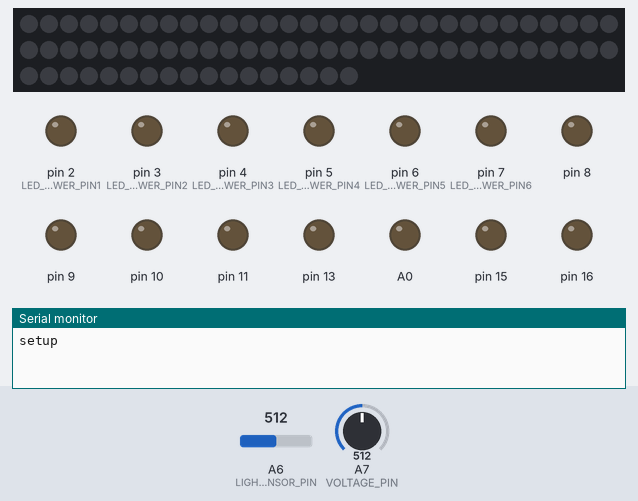
The sketch below on a simulated Arduino Nano, built with avr-gcc and run on an emulated ATmega328P. On the bench: 77 RGB LEDs in strip order, left to right, continuing on the next row, output pins drawn as LEDs (lit = HIGH), the last lines printed to the serial monitor. Inputs (shaded band) come from the test bench; at power-on: A6 (LIGHT_SENSOR_PIN) = 512, A7 (VOLTAGE_PIN) = 512. Dim RGB values are drawn brighter than linear; colours are those a GRB WS2812 strip shows for the declared byte order; sleep ends after the set time or at an interrupt; random numbers use the default seed unless the sketch sets one.

Above: at 1.2 s.
1.3 s: A6 (LIGHT_SENSOR_PIN) set to 493
At 9.0 s:
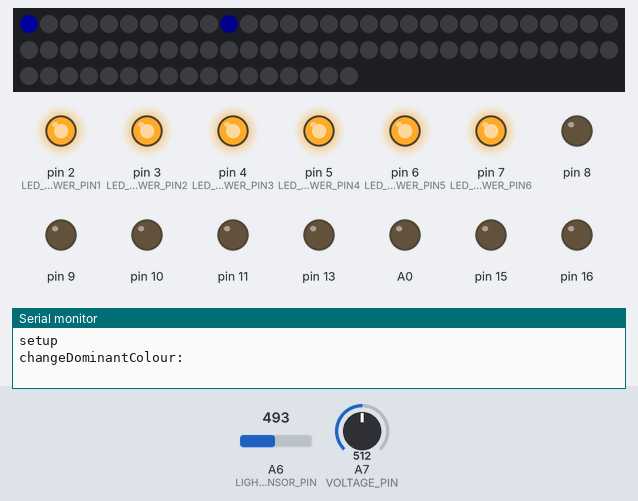
9.3 s: A6 (LIGHT_SENSOR_PIN) set to 510
At 11.1 s:
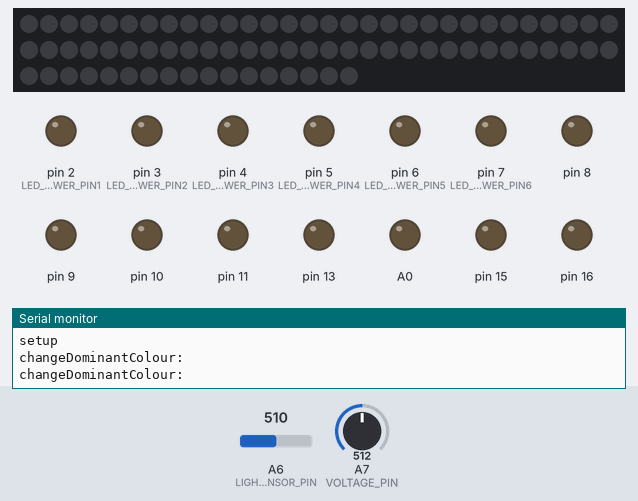
17.3 s: A6 (LIGHT_SENSOR_PIN) set to 490
At 25.1 s:
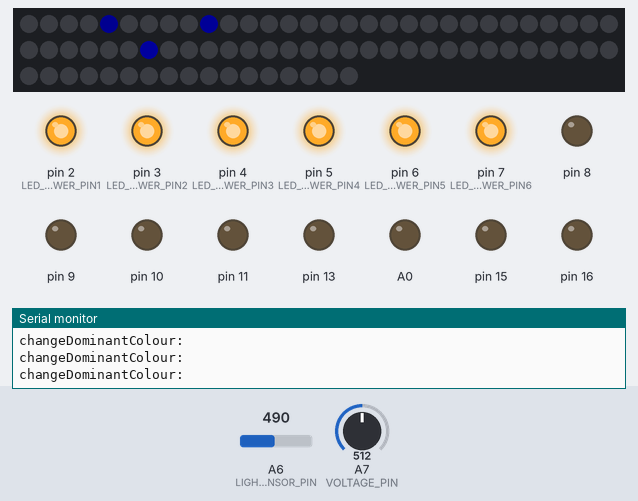
25.3 s: A6 (LIGHT_SENSOR_PIN) set to 511
At 26.1 s:
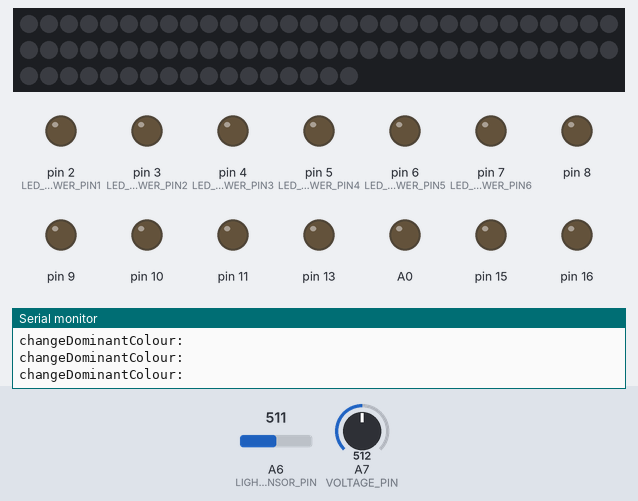
Timing chart, 0 to 34.3 s (numbered marks = the images above; inputs shaded):
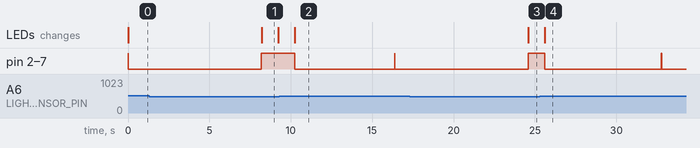

Measured:
- the behaviour switches between 501 and 500 on A6 (LIGHT_SENSOR_PIN) (found by bisection; images 0 and 1)
- after the input at 1.3 s, the LEDs: change after 6.9 s (image 1)
- after the input at 9.3 s, pin 2 (LED_POWER_PIN1), pin 3 (LED_POWER_PIN2), pin 4 (LED_POWER_PIN3), pin 5 (LED_POWER_PIN4), pin 6 (LED_POWER_PIN5), pin 7 (LED_POWER_PIN6): HIGH → LOW after 0.95 s, → HIGH 6.1 s later, → LOW 0.01 s later
- after the input at 17.3 s, the LEDs: change after 7.3 s (image 3)
- after the input at 25.3 s, pin 2 (LED_POWER_PIN1), pin 3 (LED_POWER_PIN2), pin 4 (LED_POWER_PIN3), pin 5 (LED_POWER_PIN4), pin 6 (LED_POWER_PIN5), pin 7 (LED_POWER_PIN6): HIGH → LOW after 0.31 s, → HIGH 7.2 s later, → LOW 0.01 s later

The sketch:

shroomlamp.ino
```cpp
#include "Arduino.h"
#include <avr/sleep.h>
#include <avr/power.h>
#include <avr/wdt.h>
#include "FastLED.h"

// How many leds in your strip?

#define MIN_SIDE_INTENSITY 10
#define MAX_SIDE_INTENSITY 30
#define MIN_TRUNK_INTENSITY -40
#define MAX_TRUNK_INTENSITY 30
#define INTENSITY_CHANGE 10

#define LEFT_LEDS 6
#define RIGHT_LEDS 6
#define TRUNK_LEDS 65

int total_leds = LEFT_LEDS + RIGHT_LEDS + TRUNK_LEDS;
#define DATA_PIN 12
#define LED_POWER_PIN1 2
#define LED_POWER_PIN2 3
#define LED_POWER_PIN3 4
#define LED_POWER_PIN4 5
#define LED_POWER_PIN5 6
#define LED_POWER_PIN6 7
#define LIGHT_SENSOR_PIN A6
#define VOLTAGE_PIN A7

// This variable is made volatile because it is changed inside
// an interrupt function
volatile int f_wdt=1;

// Watchdog Interrupt Service. This is executed when watchdog timed out.
ISR(WDT_vect) {
  if(f_wdt == 0) {
    // here we can implement a counter the can set the f_wdt to true if
    // the watchdog cycle needs to run longer than the maximum of eight
    // seconds.
    f_wdt=1;
  }
}


// Enters the arduino into sleep mode.
void enterSleep(void)
{
  // There are five different sleep modes in order of power saving:
  // SLEEP_MODE_IDLE - the lowest power saving mode
  // SLEEP_MODE_ADC
  // SLEEP_MODE_PWR_SAVE
  // SLEEP_MODE_STANDBY
  // SLEEP_MODE_PWR_DOWN - the highest power saving mode
  set_sleep_mode(SLEEP_MODE_PWR_DOWN);
  sleep_enable();

  // Now enter sleep mode.
  sleep_mode();

  // The program will continue from here after the WDT timeout

  // First thing to do is disable sleep.
  sleep_disable();

  // Re-enable the peripherals.
  power_all_enable();
}

// Setup the Watch Dog Timer (WDT)
void setupWatchDogTimer() {
  // The MCU Status Register (MCUSR) is used to tell the cause of the last
  // reset, such as brown-out reset, watchdog reset, etc.
  // NOTE: for security reasons, there is a timed sequence for clearing the
  // WDE and changing the time-out configuration. If you don't use this
  // sequence properly, you'll get unexpected results.

  // Clear the reset flag on the MCUSR, the WDRF bit (bit 3).
  MCUSR &= ~(1<<WDRF);

  // Configure the Watchdog timer Control Register (WDTCSR)
  // The WDTCSR is used for configuring the time-out, mode of operation, etc

  // In order to change WDE or the pre-scaler, we need to set WDCE (This will
  // allow updates for 4 clock cycles).

  // Set the WDCE bit (bit 4) and the WDE bit (bit 3) of the WDTCSR. The WDCE
  // bit must be set in order to change WDE or the watchdog pre-scalers.
  // Setting the WDCE bit will allow updates to the pre-scalers and WDE for 4
  // clock cycles then it will be reset by hardware.
  WDTCSR |= (1<<WDCE) | (1<<WDE);

  /**
   *  Setting the watchdog pre-scaler value with VCC = 5.0V and 16mHZ
   *  WDP3 WDP2 WDP1 WDP0 | Number of WDT | Typical Time-out at Oscillator Cycles
   *  0    0    0    0    |   2K cycles   | 16 ms
   *  0    0    0    1    |   4K cycles   | 32 ms
   *  0    0    1    0    |   8K cycles   | 64 ms
   *  0    0    1    1    |  16K cycles   | 0.125 s
   *  0    1    0    0    |  32K cycles   | 0.25 s
   *  0    1    0    1    |  64K cycles   | 0.5 s
   *  0    1    1    0    |  128K cycles  | 1.0 s
   *  0    1    1    1    |  256K cycles  | 2.0 s
   *  1    0    0    0    |  512K cycles  | 4.0 s
   *  1    0    0    1    | 1024K cycles  | 8.0 s
  */
  WDTCSR  = (1<<WDP3) | (0<<WDP2) | (0<<WDP1) | (1<<WDP0);
  // Enable the WD interrupt (note: no reset).
  WDTCSR |= _BV(WDIE);
}


CRGB leds[LEFT_LEDS + RIGHT_LEDS + TRUNK_LEDS];

int left_intensity[LEFT_LEDS];
int right_intensity[RIGHT_LEDS];
int trunk_intensity[TRUNK_LEDS];

// 0 = r, 1 = rg, 2 = g, 3 = gb, 4 = b, 5 = br
int dominant_colour;
int tmp_rnd;

void initializeIntensities() {
  for (int i=0; i<LEFT_LEDS; i++) {
    left_intensity[i] = random(MIN_SIDE_INTENSITY, MAX_SIDE_INTENSITY + 1);
  }
  for (int i=0; i<RIGHT_LEDS; i++) {
    right_intensity[i] = random(MIN_SIDE_INTENSITY, MAX_SIDE_INTENSITY + 1);
  }
  for (int i=0; i<TRUNK_LEDS; i++) {
    trunk_intensity[i] = random(MIN_TRUNK_INTENSITY, MAX_TRUNK_INTENSITY + 1);
  }
}


void changeDominantColour() {
  Serial.println("changeDominantColour: ");
  // change dominant colour only when 0 or 1. Changing dominant colour happens rarely;
  int tmp_rnd = random(0, 200);
  if (tmp_rnd == 0) {
    dominant_colour--;
  } else if (tmp_rnd == 1) {
    dominant_colour++;
  }
  if (dominant_colour > 5) {
    dominant_colour = 0;
  } else if (dominant_colour < 0) {
    dominant_colour = 5;
  }
}

int getNewRandomIntensity(int old_intensity, String led_type) {
  int change = random(-INTENSITY_CHANGE, INTENSITY_CHANGE);
  int new_intensity = old_intensity + change;

/*
  Serial.print("old_intensity.: ");
  Serial.println(old_intensity);
  Serial.print("new_intensitys: ");
  Serial.println(new_intensity);
  Serial.print("change: ");
  Serial.println(change);
  */
  int min_intensity = MIN_TRUNK_INTENSITY;
  int max_intensity = MAX_TRUNK_INTENSITY;
  if (led_type == "side") {
    min_intensity = MIN_SIDE_INTENSITY;
    max_intensity = MAX_SIDE_INTENSITY;
  }

  if (new_intensity < min_intensity) {
    new_intensity = min_intensity;
  } else if (new_intensity > max_intensity) {
    new_intensity = max_intensity;
  }
/*
  Serial.print("new_intensitys: ");
  Serial.println(new_intensity);
  */
  return new_intensity;
}


void changeLed(String leds_group) {
  int random_led;
  int old_intensity;
  int led_id;
  String led_type = "side";
  int new_intensity = 0;

  if (leds_group == "left") {
    random_led = random(0, LEFT_LEDS);
    led_id = random_led;
    old_intensity = left_intensity[random_led];
    new_intensity = getNewRandomIntensity(old_intensity, "side");
    left_intensity[random_led] = new_intensity;
  } else if (leds_group == "right") {
    random_led = random(0, RIGHT_LEDS);
    led_id = random_led + LEFT_LEDS;
    old_intensity = right_intensity[random_led];
    new_intensity = getNewRandomIntensity(old_intensity, "side");
    right_intensity[random_led] = new_intensity;
  } else {
    random_led = random(0, TRUNK_LEDS);
    led_id = random_led + LEFT_LEDS + RIGHT_LEDS;
    old_intensity = trunk_intensity[random_led];
    new_intensity = getNewRandomIntensity(old_intensity, "trunk");
    trunk_intensity[random_led] = new_intensity;
  }
/*
  Serial.print("dominant_colour: ");
  Serial.println(dominant_colour);
  Serial.print("led_id: ");
  Serial.println(led_id);
  Serial.print("old_intensity: ");
  Serial.println(old_intensity);
  Serial.print("new_intensity: ");
  Serial.println(new_intensity);
  */

  if (new_intensity < 0) {
    new_intensity = 0;
  }

  if (dominant_colour == 0) {
    leds[led_id] = CRGB(new_intensity, 0, 0);
  } else if (dominant_colour == 1) {
    leds[led_id] = CRGB(new_intensity/2 , new_intensity/2, 0);
  } else if (dominant_colour == 2) {
    leds[led_id] = CRGB(0 , new_intensity, 0);
  } else if (dominant_colour == 3) {
    leds[led_id] = CRGB(0 , new_intensity/2, new_intensity/2);
  } else if (dominant_colour == 4) {
    leds[led_id] = CRGB(0 , 0, new_intensity);
  } else if (dominant_colour == 5) {
    leds[led_id] = CRGB(new_intensity/2 , 0, new_intensity/2);
  }
  FastLED.show();
}

float getLight() {
  int  light = 0;
  delay(3);
  light += analogRead(LIGHT_SENSOR_PIN);
  delay(3);
  light += analogRead(LIGHT_SENSOR_PIN);
  return light / 2;
}

float getVoltage() {
  float voltageStep = 0.0278;
  float  voltage = 0;
  delay(3);
  voltage += analogRead(VOLTAGE_PIN) * voltageStep;
  delay(3);
  voltage += analogRead(VOLTAGE_PIN) * voltageStep;
  return voltage / 2;
}

void powerLedsOn() {
  digitalWrite(LED_POWER_PIN1, HIGH);
  digitalWrite(LED_POWER_PIN2, HIGH);
  digitalWrite(LED_POWER_PIN3, HIGH);
  digitalWrite(LED_POWER_PIN4, HIGH);
  digitalWrite(LED_POWER_PIN5, HIGH);
  digitalWrite(LED_POWER_PIN6, HIGH);
}

void powerLedsOff() {
  // setting all digital pins as LOW to save power
  for (int i = 0; i < 20; i++) {
    digitalWrite(i, LOW);
  }
}

int  light = 0;
float  voltage = 0;

void setup() {
  Serial.begin(9600);
  Serial.println("setup");
  FastLED.addLeds<WS2812B, DATA_PIN, RGB>(leds, LEFT_LEDS + RIGHT_LEDS + TRUNK_LEDS);

  setupWatchDogTimer();

  // setting all digital pins as LOW to save power
  for (int i = 0; i < 20; i++) {
    pinMode(i, OUTPUT);
    digitalWrite(i, LOW);
  }

  randomSeed(analogRead(A0));
  dominant_colour = random(0, 5);
  pinMode(LIGHT_SENSOR_PIN, INPUT);
  pinMode(LED_POWER_PIN1, OUTPUT);
  pinMode(LED_POWER_PIN2, OUTPUT);
  pinMode(LED_POWER_PIN3, OUTPUT);
  pinMode(LED_POWER_PIN4, OUTPUT);
  pinMode(LED_POWER_PIN5, OUTPUT);
  pinMode(LED_POWER_PIN6, OUTPUT);

  initializeIntensities();
}

void loop() {
  // the sensors are using the LEDs 5v line, which is powered by digital pins.
  // so we need to set these pins to high to get a reading.
  // in retrospect, this could have been done better and use the main 5v of the arduino for the sensors
  powerLedsOn();
  light = getLight();
  voltage = getVoltage();
  /*
  Serial.print("light: ");
  Serial.print(light);
  Serial.print(" voltage: ");
  Serial.println(voltage);
*/
  // if it's day time, or the batteries are running out, switch off everything
  if (light > 500) {
    powerLedsOff();
    FastLED.clear();
    FastLED.show();

    // Re-enter sleep mode.
    enterSleep();
  } else {
    changeDominantColour();
    changeLed("left");
    changeLed("right");
    changeLed("trunk");
    delay(1000);
  }
}
```
